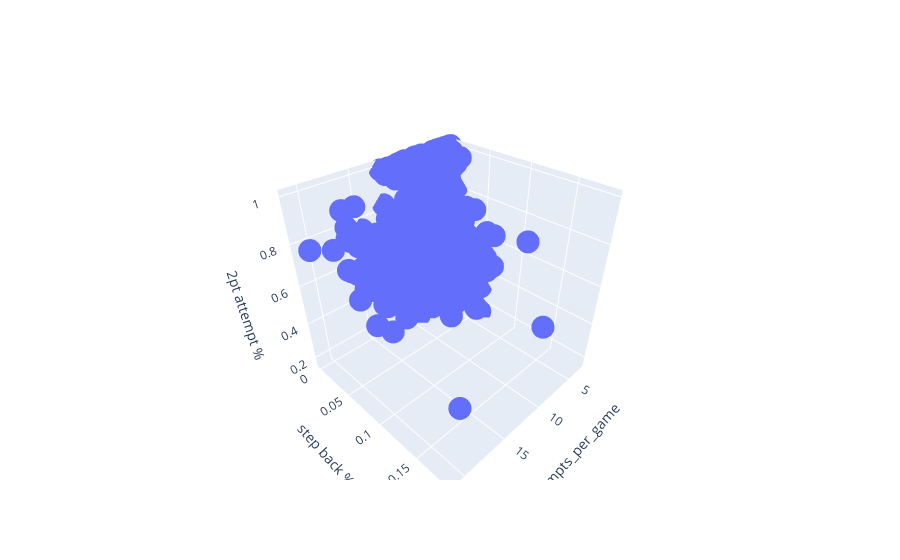

The notebook cell saved with this chart:
### Code cell
x = profile17['attempts_per_game']
y = profile17['Step Back Jump shot']
z = profile17['2PT Field Goal']
text = profile17['key_0']
fig = go.Figure(data=[go.Scatter3d(x=x, y=y, z=z,
                                   text = text,
                                   hoverinfo = 'text',
                                   mode='markers'
                                  )],)
fig.update_layout(scene = dict(
                    xaxis_title='attempts_per_game',
                    yaxis_title='step back %',
                    zaxis_title='2pt attempt %'))
                
                
fig.show()

### Figure 1 — Plotly figure (JSON) as saved in the notebook; plotly's stock layout.template omitted (floating-point values rounded to 4 significant figures; data arrays with more than 128 entries replaced by an {"elided": "..."} marker saying what was removed)
{"data": [{"hoverinfo": "text", "mode": "markers", "text": {"elided": "461 str values"}, "type": "scatter3d", "x": {"elided": "461 float values"}, "y": {"elided": "461 float values"}, "z": {"elided": "461 float values"}}], "layout": {"scene": {"xaxis": {"title": {"text": "attempts_per_game"}}, "yaxis": {"title": {"text": "step back %"}}, "zaxis": {"title": {"text": "2pt attempt %"}}}}}
